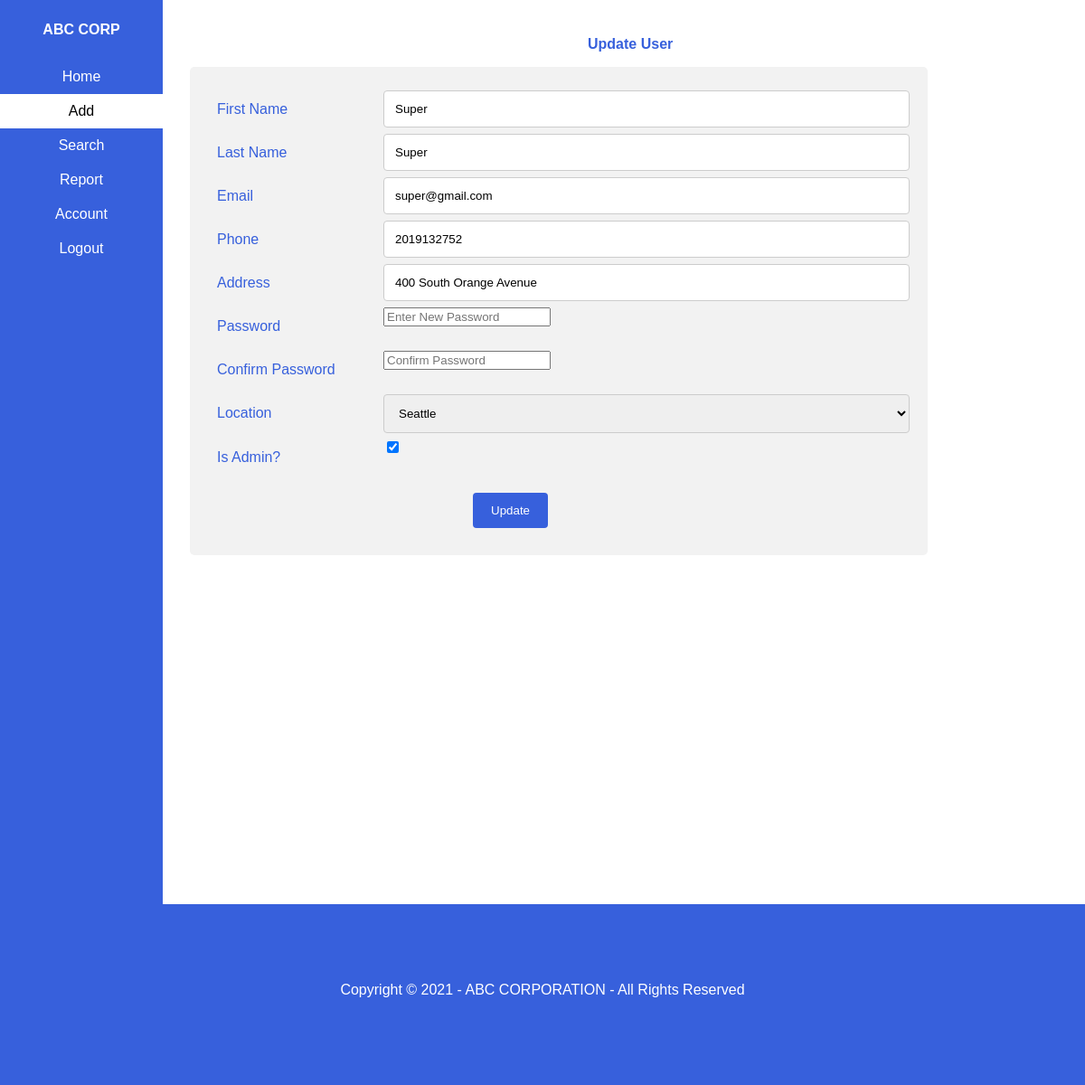
/updateUser/2 (signed in), run on an earlier commit of the app's database.
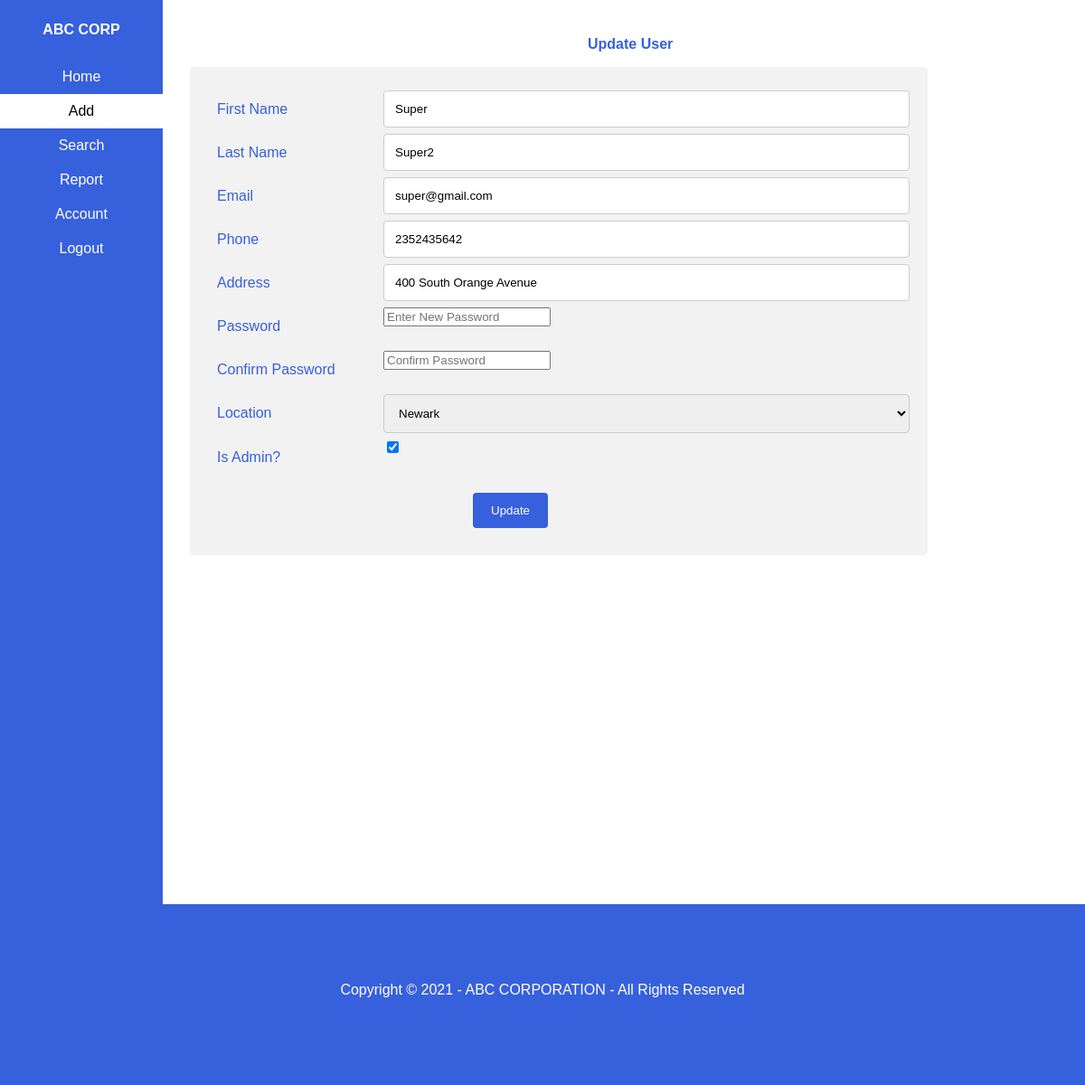
And on a later commit of the database.
### ABC_INVENTORY/models.py (models this page shows, shortened)
class User(AbstractBaseUser, PermissionsMixin):
    firstName = models.CharField(max_length=150, null=True)
    lastName = models.CharField(max_length=150, null=True)
    email = models.EmailField(gettext_lazy('email address'),unique=True)
    phone = models.CharField(max_length=25, null=True)
    address = models.CharField(max_length=150, null=True)
    officeLocation = models.ForeignKey(Location, null=True, on_delete=models.CASCADE)
    is_active = models.BooleanField(default=True)
    is_staff = models.BooleanField(default=True)
    is_admin = models.BooleanField(default=False)
    objects = CustomAccountManager()
    USERNAME_FIELD = 'email'
    REQUIRED_FIELDS = ['firstName','lastName']

### ABC_INVENTORY/views.py (the view, shortened to what this page needs)
# urls.py: path('updateUser/<int:userId>', views.updateUser, name="updateUser"),
def updateUser(request,userId):
    u = User.objects.get(id=userId)
    date = datetime.date.today()
    navigationPage = 'adminnav.html'
    if request.user.is_admin:
        locations = Location.objects.all()
        context = {
            'date':date,
            'navigationPage': navigationPage,
            'locations': locations,
            'user': u,
            'loggedOnUser': request.user,
            'hasAdded':False,
        }
        return render(request, 'updateUser.html', context)
    else:
        errorMessage = "Non Admins cannot Update Users."
        redirectUrlName = "searchUser"
        redirectPageName= "Search User"
        return errorHandler(request, errorMessage, redirectUrlName, redirectPageName)

### ABC_INVENTORY/templates/updateUser.html (shortened to what the changed rows need)
{% extends navigationPage %}
{% load static %}
{% block content %}
    <!DOCTYPE html>
        <head>
            <link rel="stylesheet" type="text/css" href="{% static '/css/addUser.css' %}">
        </head>
        <body>
            <div class="body-card">
                <div class="form-container">
                    <form method="post">
                        <div class="row">
                            <div class="col-75">
                            <input type="text" required name="first_name" value= "{{ user.firstName }}">
                            </div>
                        </div>
                        <div class="row">
                            <div class="col-75">
                            <input type="text" required name="last_name"value= "{{ user.lastName }}">
                            </div>
                        </div>
                        <div class="row">
                            <div class="col-75">
                            <input type="text" required name="email" id="inputEmail" value= "{{ user.email }}">
                            </div>
                        </div>
                        <div class="row">
                            <div class="col-75">
                            <input type="text" required name="phone" id="inputPhone" value= "{{ user.phone }}" placeholder="000-000-0000">
                            </div>
                        </div>
                        <div class="row">
                            <div class="col-75">
                            <input type="text" required name="address" value= "{{ user.address }}">
                            </div>
                        </div>
                        <div class="row">
                            <div class="col-75">
                                <select required name="location">
                                    {% for location in locations %}
                                        {% if user.officeLocation.id == location.id%}
                                            <option value={{location.id}} selected = "selected">{{location.name}}</option>
                                        {% else %}
                                            <option value={{location.id}}>{{location.name}}</option>
                                        {% endif %}
                                    {% endfor %}
                                </select>
                            </div>
                        </div>
                         <br>
                    </form>
                </div>
            </div>
        </body>
    </html>
{% endblock %}

What changed in the data, as far as the page shows it:
changed User "Super": phone "2019132752" → "2352435642"
Also different on the page:
form field last_name: "Super" → "Super2"
form field location: "Seattle" → "Newark"
